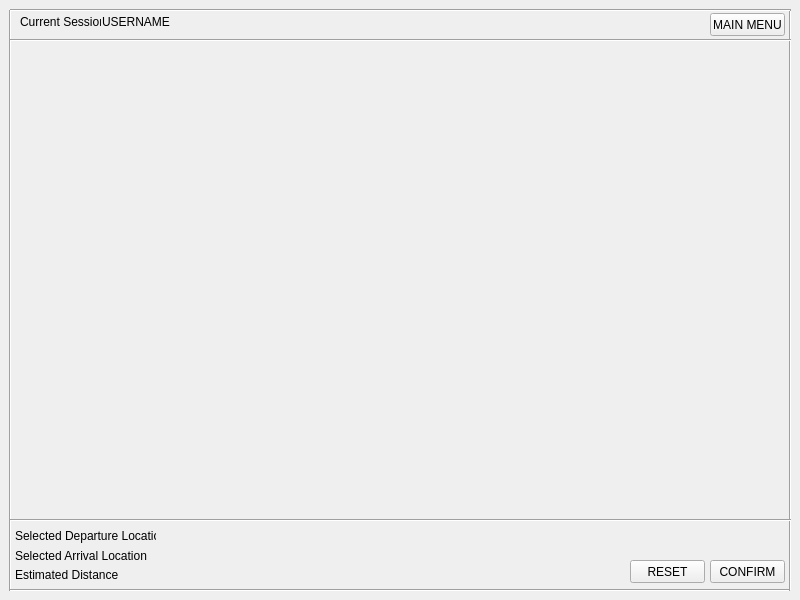
<?xml version="1.0" encoding="UTF-8"?>
<ui version="4.0">
 <class>Map</class>
 <widget class="QMainWindow" name="Map">
  <property name="geometry">
   <rect>
    <x>0</x>
    <y>0</y>
    <width>800</width>
    <height>600</height>
   </rect>
  </property>
  <property name="windowTitle">
   <string>MainWindow</string>
  </property>
  <widget class="QWidget" name="centralwidget">
   <widget class="Line" name="frame1">
    <property name="geometry">
     <rect>
      <x>0</x>
      <y>10</y>
      <width>20</width>
      <height>581</height>
     </rect>
    </property>
    <property name="orientation">
     <enum>Qt::Vertical</enum>
    </property>
   </widget>
   <widget class="Line" name="frame2">
    <property name="geometry">
     <rect>
      <x>10</x>
      <y>580</y>
      <width>781</width>
      <height>20</height>
     </rect>
    </property>
    <property name="orientation">
     <enum>Qt::Horizontal</enum>
    </property>
   </widget>
   <widget class="Line" name="frame3">
    <property name="geometry">
     <rect>
      <x>780</x>
      <y>10</y>
      <width>20</width>
      <height>581</height>
     </rect>
    </property>
    <property name="orientation">
     <enum>Qt::Vertical</enum>
    </property>
   </widget>
   <widget class="Line" name="frame4">
    <property name="geometry">
     <rect>
      <x>10</x>
      <y>0</y>
      <width>781</width>
      <height>20</height>
     </rect>
    </property>
    <property name="orientation">
     <enum>Qt::Horizontal</enum>
    </property>
   </widget>
   <widget class="QLabel" name="worldmap_lbl">
    <property name="geometry">
     <rect>
      <x>10</x>
      <y>40</y>
      <width>771</width>
      <height>471</height>
     </rect>
    </property>
    <property name="text">
     <string/>
    </property>
    <property name="pixmap">
     <pixmap resource="images.qrc">:/images/MAP.png</pixmap>
    </property>
    <property name="scaledContents">
     <bool>true</bool>
    </property>
   </widget>
   <widget class="QPushButton" name="jp_btn">
    <property name="geometry">
     <rect>
      <x>660</x>
      <y>249</y>
      <width>16</width>
      <height>20</height>
     </rect>
    </property>
    <property name="cursor">
     <cursorShape>PointingHandCursor</cursorShape>
    </property>
    <property name="toolTip">
     <string>&lt;html&gt;&lt;head/&gt;&lt;body&gt;&lt;p&gt;&lt;span style=&quot; color:#000000;&quot;&gt;Kansai International Airport, Osaka, Japan&lt;/span&gt;&lt;/p&gt;&lt;/body&gt;&lt;/html&gt;</string>
    </property>
    <property name="text">
     <string/>
    </property>
    <property name="icon">
     <iconset resource="images.qrc">
      <normaloff>:/images/iconr.png</normaloff>:/images/iconr.png</iconset>
    </property>
    <property name="flat">
     <bool>true</bool>
    </property>
   </widget>
   <widget class="QPushButton" name="kr_btn">
    <property name="geometry">
     <rect>
      <x>638</x>
      <y>250</y>
      <width>16</width>
      <height>21</height>
     </rect>
    </property>
    <property name="cursor">
     <cursorShape>PointingHandCursor</cursorShape>
    </property>
    <property name="toolTip">
     <string>&lt;html&gt;&lt;head/&gt;&lt;body&gt;&lt;p&gt;&lt;span style=&quot; color:#000000;&quot;&gt;Incheon International Airport(IIA), Incheon, South Korea&lt;/span&gt;&lt;/p&gt;&lt;/body&gt;&lt;/html&gt;</string>
    </property>
    <property name="text">
     <string/>
    </property>
    <property name="icon">
     <iconset resource="images.qrc">
      <normaloff>:/images/iconr.png</normaloff>:/images/iconr.png</iconset>
    </property>
    <property name="flat">
     <bool>true</bool>
    </property>
   </widget>
   <widget class="QPushButton" name="ru_btn">
    <property name="geometry">
     <rect>
      <x>480</x>
      <y>180</y>
      <width>16</width>
      <height>21</height>
     </rect>
    </property>
    <property name="cursor">
     <cursorShape>PointingHandCursor</cursorShape>
    </property>
    <property name="toolTip">
     <string>&lt;html&gt;&lt;head/&gt;&lt;body&gt;&lt;p&gt;&lt;span style=&quot; color:#000000;&quot;&gt;Moscow Domodedovo Airport, Moscow, Russia&lt;/span&gt;&lt;/p&gt;&lt;/body&gt;&lt;/html&gt;</string>
    </property>
    <property name="text">
     <string/>
    </property>
    <property name="icon">
     <iconset resource="images.qrc">
      <normaloff>:/images/iconr.png</normaloff>:/images/iconr.png</iconset>
    </property>
    <property name="autoDefault">
     <bool>false</bool>
    </property>
    <property name="default">
     <bool>false</bool>
    </property>
    <property name="flat">
     <bool>true</bool>
    </property>
   </widget>
   <widget class="QPushButton" name="my_btn">
    <property name="geometry">
     <rect>
      <x>597</x>
      <y>322</y>
      <width>16</width>
      <height>21</height>
     </rect>
    </property>
    <property name="cursor">
     <cursorShape>PointingHandCursor</cursorShape>
    </property>
    <property name="toolTip">
     <string>&lt;html&gt;&lt;head/&gt;&lt;body&gt;&lt;p&gt;&lt;span style=&quot; color:#000000;&quot;&gt;Kuala Lumpur International Airport(KLIA), Kuala Lumpur, Malaysia&lt;/span&gt;&lt;/p&gt;&lt;/body&gt;&lt;/html&gt;</string>
    </property>
    <property name="text">
     <string/>
    </property>
    <property name="icon">
     <iconset resource="images.qrc">
      <normaloff>:/images/iconr.png</normaloff>:/images/iconr.png</iconset>
    </property>
    <property name="flat">
     <bool>true</bool>
    </property>
   </widget>
   <widget class="QPushButton" name="sg_btn">
    <property name="geometry">
     <rect>
      <x>585</x>
      <y>330</y>
      <width>16</width>
      <height>20</height>
     </rect>
    </property>
    <property name="cursor">
     <cursorShape>PointingHandCursor</cursorShape>
    </property>
    <property name="toolTip">
     <string>&lt;html&gt;&lt;head/&gt;&lt;body&gt;&lt;p&gt;&lt;span style=&quot; color:#000000;&quot;&gt;Singapore Changi Airport, Singapore&lt;/span&gt;&lt;/p&gt;&lt;/body&gt;&lt;/html&gt;</string>
    </property>
    <property name="text">
     <string/>
    </property>
    <property name="icon">
     <iconset resource="images.qrc">
      <normaloff>:/images/iconr.png</normaloff>:/images/iconr.png</iconset>
    </property>
    <property name="flat">
     <bool>true</bool>
    </property>
   </widget>
   <widget class="QPushButton" name="in_btn">
    <property name="geometry">
     <rect>
      <x>530</x>
      <y>280</y>
      <width>16</width>
      <height>20</height>
     </rect>
    </property>
    <property name="cursor">
     <cursorShape>PointingHandCursor</cursorShape>
    </property>
    <property name="toolTip">
     <string>&lt;html&gt;&lt;head/&gt;&lt;body&gt;&lt;p&gt;&lt;span style=&quot; color:#000000;&quot;&gt;Indira Gandhi International Airport, New Delhi, India&lt;/span&gt;&lt;/p&gt;&lt;/body&gt;&lt;/html&gt;</string>
    </property>
    <property name="text">
     <string/>
    </property>
    <property name="icon">
     <iconset resource="images.qrc">
      <normaloff>:/images/iconr.png</normaloff>:/images/iconr.png</iconset>
    </property>
    <property name="flat">
     <bool>true</bool>
    </property>
   </widget>
   <widget class="QPushButton" name="uk_btn">
    <property name="geometry">
     <rect>
      <x>360</x>
      <y>190</y>
      <width>16</width>
      <height>20</height>
     </rect>
    </property>
    <property name="cursor">
     <cursorShape>PointingHandCursor</cursorShape>
    </property>
    <property name="toolTip">
     <string>&lt;html&gt;&lt;head/&gt;&lt;body&gt;&lt;p&gt;&lt;span style=&quot; color:#000000;&quot;&gt;London City Airport, London, United Kingdom&lt;/span&gt;&lt;/p&gt;&lt;/body&gt;&lt;/html&gt;</string>
    </property>
    <property name="text">
     <string/>
    </property>
    <property name="icon">
     <iconset resource="images.qrc">
      <normaloff>:/images/iconr.png</normaloff>:/images/iconr.png</iconset>
    </property>
    <property name="flat">
     <bool>true</bool>
    </property>
   </widget>
   <widget class="QPushButton" name="me_btn">
    <property name="geometry">
     <rect>
      <x>140</x>
      <y>281</y>
      <width>16</width>
      <height>20</height>
     </rect>
    </property>
    <property name="cursor">
     <cursorShape>PointingHandCursor</cursorShape>
    </property>
    <property name="toolTip">
     <string>&lt;html&gt;&lt;head/&gt;&lt;body&gt;&lt;p&gt;&lt;span style=&quot; color:#000000;&quot;&gt;Mexico City International Airport, Mexico&lt;/span&gt;&lt;/p&gt;&lt;/body&gt;&lt;/html&gt;</string>
    </property>
    <property name="text">
     <string/>
    </property>
    <property name="icon">
     <iconset resource="images.qrc">
      <normaloff>:/images/iconr.png</normaloff>:/images/iconr.png</iconset>
    </property>
    <property name="flat">
     <bool>true</bool>
    </property>
   </widget>
   <widget class="QPushButton" name="us_btn">
    <property name="geometry">
     <rect>
      <x>140</x>
      <y>240</y>
      <width>16</width>
      <height>21</height>
     </rect>
    </property>
    <property name="cursor">
     <cursorShape>PointingHandCursor</cursorShape>
    </property>
    <property name="toolTip">
     <string>&lt;html&gt;&lt;head/&gt;&lt;body&gt;&lt;p&gt;&lt;span style=&quot; color:#000000;&quot;&gt;San Francisco International Airport, San Francisco, U.S.A.&lt;/span&gt;&lt;/p&gt;&lt;/body&gt;&lt;/html&gt;</string>
    </property>
    <property name="whatsThis">
     <string>&lt;html&gt;&lt;head/&gt;&lt;body&gt;&lt;p&gt;&lt;br/&gt;&lt;/p&gt;&lt;/body&gt;&lt;/html&gt;</string>
    </property>
    <property name="text">
     <string/>
    </property>
    <property name="icon">
     <iconset resource="images.qrc">
      <normaloff>:/images/iconr.png</normaloff>:/images/iconr.png</iconset>
    </property>
    <property name="iconSize">
     <size>
      <width>16</width>
      <height>16</height>
     </size>
    </property>
    <property name="flat">
     <bool>true</bool>
    </property>
   </widget>
   <widget class="QPushButton" name="hk_btn">
    <property name="geometry">
     <rect>
      <x>610</x>
      <y>280</y>
      <width>16</width>
      <height>20</height>
     </rect>
    </property>
    <property name="cursor">
     <cursorShape>PointingHandCursor</cursorShape>
    </property>
    <property name="toolTip">
     <string>&lt;html&gt;&lt;head/&gt;&lt;body&gt;&lt;p&gt;&lt;span style=&quot; color:#000000;&quot;&gt;Hong Kong International Airport, Hong Kong&lt;/span&gt;&lt;/p&gt;&lt;/body&gt;&lt;/html&gt;</string>
    </property>
    <property name="text">
     <string/>
    </property>
    <property name="icon">
     <iconset resource="images.qrc">
      <normaloff>:/images/iconr.png</normaloff>:/images/iconr.png</iconset>
    </property>
    <property name="flat">
     <bool>true</bool>
    </property>
   </widget>
   <widget class="Line" name="frame2_2">
    <property name="geometry">
     <rect>
      <x>10</x>
      <y>510</y>
      <width>781</width>
      <height>20</height>
     </rect>
    </property>
    <property name="orientation">
     <enum>Qt::Horizontal</enum>
    </property>
   </widget>
   <widget class="QLabel" name="label">
    <property name="geometry">
     <rect>
      <x>15</x>
      <y>528</y>
      <width>141</width>
      <height>16</height>
     </rect>
    </property>
    <property name="text">
     <string>Selected Departure Location:</string>
    </property>
   </widget>
   <widget class="QLabel" name="departloc_lbl">
    <property name="geometry">
     <rect>
      <x>159</x>
      <y>528</y>
      <width>491</width>
      <height>16</height>
     </rect>
    </property>
    <property name="text">
     <string/>
    </property>
   </widget>
   <widget class="QPushButton" name="confirm_btn">
    <property name="geometry">
     <rect>
      <x>710</x>
      <y>560</y>
      <width>75</width>
      <height>23</height>
     </rect>
    </property>
    <property name="text">
     <string>CONFIRM</string>
    </property>
   </widget>
   <widget class="QLabel" name="arrivalloc_lbl">
    <property name="geometry">
     <rect>
      <x>160</x>
      <y>550</y>
      <width>341</width>
      <height>16</height>
     </rect>
    </property>
    <property name="text">
     <string/>
    </property>
   </widget>
   <widget class="QLabel" name="label_2">
    <property name="geometry">
     <rect>
      <x>15</x>
      <y>548</y>
      <width>141</width>
      <height>16</height>
     </rect>
    </property>
    <property name="toolTipDuration">
     <number>-1</number>
    </property>
    <property name="text">
     <string>Selected Arrival Location      :</string>
    </property>
    <property name="indent">
     <number>-1</number>
    </property>
   </widget>
   <widget class="QPushButton" name="reset_btn">
    <property name="geometry">
     <rect>
      <x>630</x>
      <y>560</y>
      <width>75</width>
      <height>23</height>
     </rect>
    </property>
    <property name="text">
     <string>RESET</string>
    </property>
   </widget>
   <widget class="QLabel" name="label_3">
    <property name="geometry">
     <rect>
      <x>15</x>
      <y>567</y>
      <width>141</width>
      <height>16</height>
     </rect>
    </property>
    <property name="toolTipDuration">
     <number>-1</number>
    </property>
    <property name="text">
     <string>Estimated Distance               :</string>
    </property>
    <property name="indent">
     <number>-1</number>
    </property>
   </widget>
   <widget class="QLabel" name="estimatedis_lbl">
    <property name="geometry">
     <rect>
      <x>160</x>
      <y>568</y>
      <width>341</width>
      <height>16</height>
     </rect>
    </property>
    <property name="text">
     <string/>
    </property>
   </widget>
   <widget class="QLabel" name="userLabel">
    <property name="geometry">
     <rect>
      <x>20</x>
      <y>14</y>
      <width>81</width>
      <height>16</height>
     </rect>
    </property>
    <property name="text">
     <string>Current Session:</string>
    </property>
   </widget>
   <widget class="QLabel" name="currentuser_lbl">
    <property name="geometry">
     <rect>
      <x>102</x>
      <y>14</y>
      <width>81</width>
      <height>16</height>
     </rect>
    </property>
    <property name="text">
     <string>USERNAME</string>
    </property>
   </widget>
   <widget class="Line" name="frame2_3">
    <property name="geometry">
     <rect>
      <x>10</x>
      <y>30</y>
      <width>781</width>
      <height>20</height>
     </rect>
    </property>
    <property name="orientation">
     <enum>Qt::Horizontal</enum>
    </property>
   </widget>
   <widget class="QPushButton" name="buttonmainmenu">
    <property name="geometry">
     <rect>
      <x>710</x>
      <y>13</y>
      <width>75</width>
      <height>23</height>
     </rect>
    </property>
    <property name="text">
     <string>MAIN MENU</string>
    </property>
    <property name="autoDefault">
     <bool>false</bool>
    </property>
    <property name="default">
     <bool>false</bool>
    </property>
    <property name="flat">
     <bool>false</bool>
    </property>
   </widget>
   <widget class="QLabel" name="weather_us">
    <property name="geometry">
     <rect>
      <x>124</x>
      <y>226</y>
      <width>50</width>
      <height>50</height>
     </rect>
    </property>
    <property name="text">
     <string/>
    </property>
    <property name="scaledContents">
     <bool>true</bool>
    </property>
    <property name="alignment">
     <set>Qt::AlignCenter</set>
    </property>
   </widget>
   <widget class="QLabel" name="weather_me">
    <property name="geometry">
     <rect>
      <x>124</x>
      <y>267</y>
      <width>50</width>
      <height>50</height>
     </rect>
    </property>
    <property name="text">
     <string/>
    </property>
    <property name="scaledContents">
     <bool>true</bool>
    </property>
    <property name="alignment">
     <set>Qt::AlignCenter</set>
    </property>
   </widget>
   <widget class="QLabel" name="weather_uk">
    <property name="geometry">
     <rect>
      <x>344</x>
      <y>175</y>
      <width>50</width>
      <height>50</height>
     </rect>
    </property>
    <property name="text">
     <string/>
    </property>
    <property name="scaledContents">
     <bool>true</bool>
    </property>
    <property name="alignment">
     <set>Qt::AlignCenter</set>
    </property>
   </widget>
   <widget class="QLabel" name="weather_sg">
    <property name="geometry">
     <rect>
      <x>568</x>
      <y>318</y>
      <width>50</width>
      <height>50</height>
     </rect>
    </property>
    <property name="text">
     <string/>
    </property>
    <property name="scaledContents">
     <bool>true</bool>
    </property>
    <property name="alignment">
     <set>Qt::AlignCenter</set>
    </property>
   </widget>
   <widget class="QLabel" name="weather_my">
    <property name="geometry">
     <rect>
      <x>581</x>
      <y>310</y>
      <width>50</width>
      <height>50</height>
     </rect>
    </property>
    <property name="text">
     <string/>
    </property>
    <property name="scaledContents">
     <bool>true</bool>
    </property>
    <property name="alignment">
     <set>Qt::AlignCenter</set>
    </property>
   </widget>
   <widget class="QLabel" name="weather_hk">
    <property name="geometry">
     <rect>
      <x>594</x>
      <y>265</y>
      <width>50</width>
      <height>50</height>
     </rect>
    </property>
    <property name="text">
     <string/>
    </property>
    <property name="scaledContents">
     <bool>true</bool>
    </property>
    <property name="alignment">
     <set>Qt::AlignCenter</set>
    </property>
   </widget>
   <widget class="QLabel" name="weather_kr">
    <property name="geometry">
     <rect>
      <x>622</x>
      <y>235</y>
      <width>50</width>
      <height>50</height>
     </rect>
    </property>
    <property name="text">
     <string/>
    </property>
    <property name="scaledContents">
     <bool>true</bool>
    </property>
    <property name="alignment">
     <set>Qt::AlignCenter</set>
    </property>
   </widget>
   <widget class="QLabel" name="weather_jp">
    <property name="geometry">
     <rect>
      <x>644</x>
      <y>234</y>
      <width>50</width>
      <height>50</height>
     </rect>
    </property>
    <property name="text">
     <string/>
    </property>
    <property name="scaledContents">
     <bool>true</bool>
    </property>
    <property name="alignment">
     <set>Qt::AlignCenter</set>
    </property>
   </widget>
   <widget class="QLabel" name="weather_in">
    <property name="geometry">
     <rect>
      <x>514</x>
      <y>265</y>
      <width>50</width>
      <height>50</height>
     </rect>
    </property>
    <property name="text">
     <string/>
    </property>
    <property name="scaledContents">
     <bool>true</bool>
    </property>
    <property name="alignment">
     <set>Qt::AlignCenter</set>
    </property>
   </widget>
   <widget class="QLabel" name="weather_ru">
    <property name="geometry">
     <rect>
      <x>464</x>
      <y>165</y>
      <width>50</width>
      <height>50</height>
     </rect>
    </property>
    <property name="text">
     <string/>
    </property>
    <property name="scaledContents">
     <bool>true</bool>
    </property>
    <property name="alignment">
     <set>Qt::AlignCenter</set>
    </property>
   </widget>
   <zorder>worldmap_lbl</zorder>
   <zorder>weather_us</zorder>
   <zorder>frame1</zorder>
   <zorder>frame2</zorder>
   <zorder>frame3</zorder>
   <zorder>frame4</zorder>
   <zorder>frame2_2</zorder>
   <zorder>label</zorder>
   <zorder>departloc_lbl</zorder>
   <zorder>confirm_btn</zorder>
   <zorder>arrivalloc_lbl</zorder>
   <zorder>label_2</zorder>
   <zorder>reset_btn</zorder>
   <zorder>label_3</zorder>
   <zorder>estimatedis_lbl</zorder>
   <zorder>userLabel</zorder>
   <zorder>currentuser_lbl</zorder>
   <zorder>frame2_3</zorder>
   <zorder>buttonmainmenu</zorder>
   <zorder>weather_me</zorder>
   <zorder>weather_uk</zorder>
   <zorder>weather_sg</zorder>
   <zorder>weather_my</zorder>
   <zorder>weather_hk</zorder>
   <zorder>weather_kr</zorder>
   <zorder>weather_jp</zorder>
   <zorder>weather_in</zorder>
   <zorder>weather_ru</zorder>
   <zorder>kr_btn</zorder>
   <zorder>me_btn</zorder>
   <zorder>in_btn</zorder>
   <zorder>us_btn</zorder>
   <zorder>hk_btn</zorder>
   <zorder>ru_btn</zorder>
   <zorder>uk_btn</zorder>
   <zorder>sg_btn</zorder>
   <zorder>my_btn</zorder>
   <zorder>jp_btn</zorder>
  </widget>
 </widget>
 <resources>
  <include location="images.qrc"/>
 </resources>
 <connections/>
</ui>
